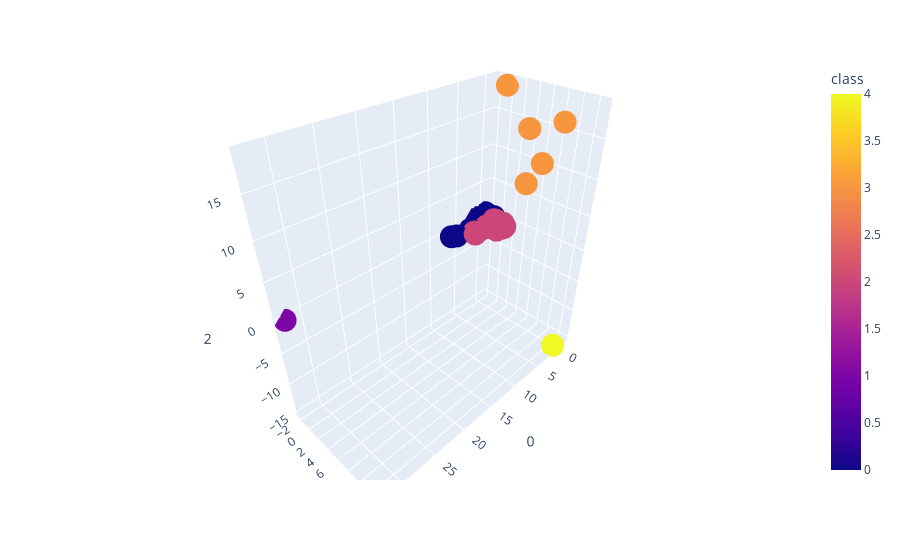

Notebook source saved alongside this figure:
### Code cell
# Visualize the clusters
import matplotlib.pyplot as plt
import plotly.express as px

fig = px.scatter_3d(coin_pca_df, x=0, y=1, z=2, color="class")
fig.show()

### Figure 1 — Plotly figure (JSON) as saved in the notebook; plotly's stock layout.template omitted (floating-point values rounded to 4 significant figures; data arrays with more than 128 entries replaced by an {"elided": "..."} marker saying what was removed)
{"data": [{"hovertemplate": "0=%{x}<br>1=%{y}<br>2=%{z}<br>class=%{marker.color}<extra></extra>", "legendgroup": "", "marker": {"color": {"elided": "637 int values"}, "coloraxis": "coloraxis", "symbol": "circle"}, "mode": "markers", "name": "", "scene": "scene", "showlegend": false, "type": "scatter3d", "x": {"elided": "637 float values"}, "y": {"elided": "637 float values"}, "z": {"elided": "637 float values"}}], "layout": {"coloraxis": {"colorbar": {"title": {"text": "class"}}, "colorscale": [[0, "#0d0887"], [0.1111, "#46039f"], [0.2222, "#7201a8"], [0.3333, "#9c179e"], [0.4444, "#bd3786"], [0.5556, "#d8576b"], [0.6667, "#ed7953"], [0.7778, "#fb9f3a"], [0.8889, "#fdca26"], [1, "#f0f921"]]}, "legend": {"tracegroupgap": 0}, "margin": {"t": 60}, "scene": {"domain": {"x": [0, 1], "y": [0, 1]}, "xaxis": {"title": {"text": "0"}}, "yaxis": {"title": {"text": "1"}}, "zaxis": {"title": {"text": "2"}}}}}
